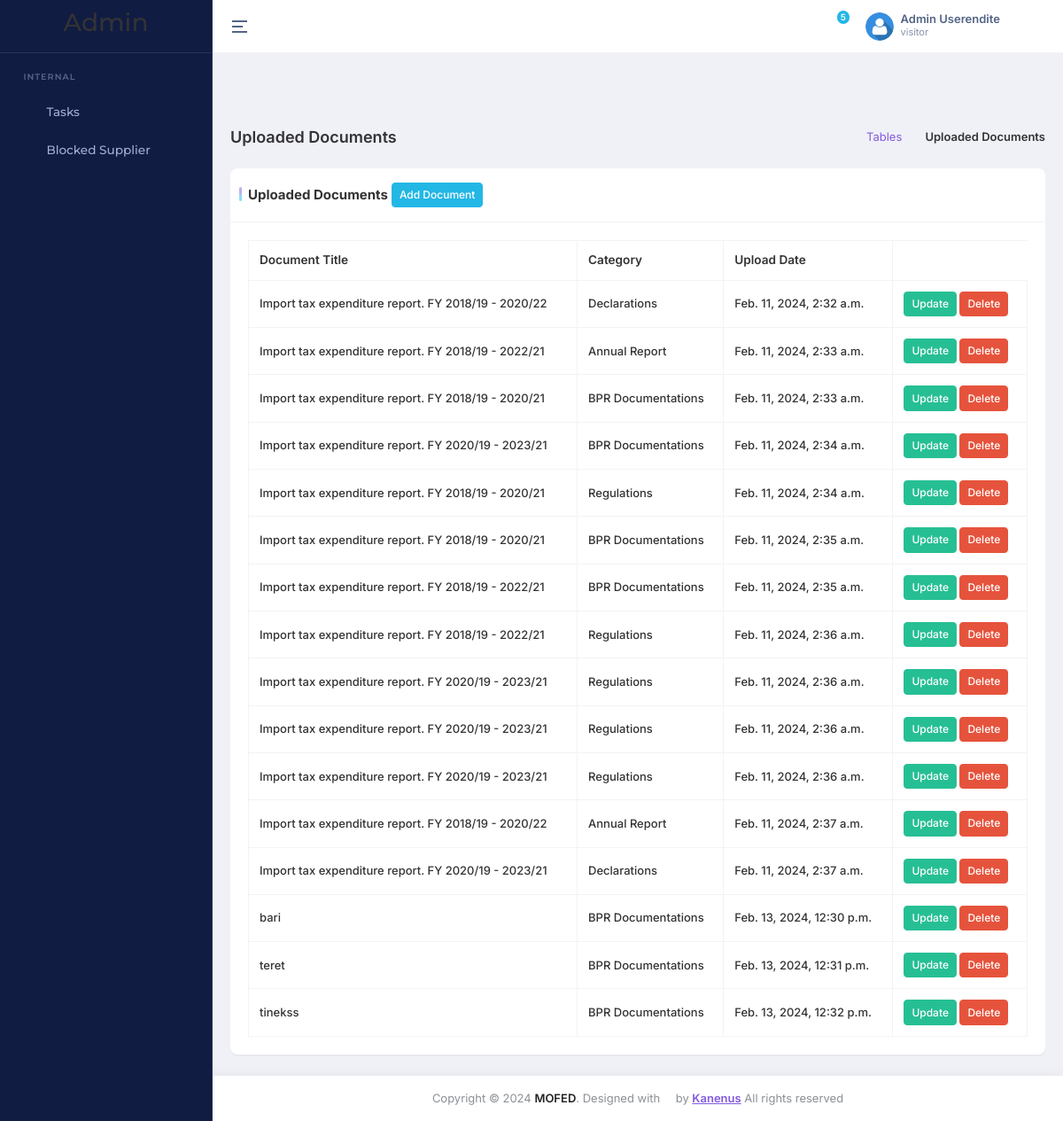
The page /documents/document_view/ (signed in) on the database its author committed.
### accounts/models.py (models this page shows)
class UserProfile(AbstractBaseUser, PermissionsMixin):
    email = models.EmailField(unique=True)
    first_name = models.CharField(('first name'), max_length=150, blank=True)
    last_name = models.CharField(('last name'), max_length=150, blank=True)
    role = models.CharField(max_length=20, choices=USER_ROLES, default='visitor')
    profile_pic = models.ImageField(upload_to='profile_pics/', null=True, blank=True)
    phonenumber = models.CharField(max_length=15, null=True, blank=True)
    groups = models.ManyToManyField(Group, blank=True, related_name='user_profiles')
    user_permissions = models.ManyToManyField(
        Permission, blank=True, related_name='user_profiles_permissions'
    )
    is_active = models.BooleanField(default=False)
    is_staff = models.BooleanField(default=False)
    is_superuser = models.BooleanField(default=False)
    status = models.CharField(max_length=100, choices=STATUS, default='Pending')
    created_date = models.DateTimeField(auto_now_add=True, editable=False)
    date_joined = models.DateTimeField(('date joined'), default=timezone.now)
    objects = MyUserManager()
    USERNAME_FIELD = 'email'
    REQUIRED_FIELDS = ['first_name', 'last_name'] # will appear at py manage.py createsuperuser thingy
    class Meta:
        ordering = ('-id',)

### documents/models.py (models this page shows, shortened)
class Document(models.Model):
    CATEGORY_CHOICES = (
        ('BPR Documentations', 'BPR Documentations'),
        ('Regulations', 'Regulations'),
        ('Declarations', 'Declarations'),
        ('Annual Report', 'Annual Report'),
        ('Other', 'Other'),
    )
    title = models.CharField(max_length=100)
    category = models.CharField(max_length=200, choices=CATEGORY_CHOICES, default='OTH')
    description = models.TextField()
    upload_date = models.DateTimeField(auto_now_add=True)
    file = models.FileField(upload_to='documents/')

### documents/views.py (the view)
# urls.py: path('document_view/', document_view, name='document_view'),
def document_view(request):
    documents = Document.objects.all()
    return render(request, 'document_view.html', {'documents': documents})

### core/context_processors.py (called while the page is built)
def recent_news_mega(request):
    recent_news = NewsArticle.objects.order_by('-created_at')
    recent_news  = recent_news[:4] if recent_news else recent_news
    return {'recent_news_mega':recent_news}

def stgs(request):
    contact_info = ContactInfo.objects.first()
    quick_links = QuickLink.objects.all()
    pages = Pages.objects.first()
    return {
        'contact_info': contact_info,  # Include footer data in context
        'quick_links': quick_links,  # Include footer data in context
        'stg':Settings.objects.first(),
        'pages': pages
    }

### documents/templates/document_view.html (shortened to what this page needs)
{% extends 'base_new_admin.html' %}
{% load static %}
{% block main %}
    <div class="main-content app-content">
        <div class="container-fluid">
            <div class="d-md-flex d-block align-items-center justify-content-between my-4 page-header-breadcrumb">
                <h1 class="page-title fw-semibold fs-18 mb-0">Uploaded Documents</h1>
                <div class="ms-md-1 ms-0">
                    <nav>
                        <ol class="breadcrumb mb-0">
                            <li class="breadcrumb-item"><a href="javascript:void(0);">Tables</a></li>
                            <li class="breadcrumb-item active" aria-current="page">Uploaded Documents</li>
                        </ol>
                    </nav>
                </div>
            </div>
            <div class="row">
                <div class="col-xl-12">
                    <div class="card custom-card">
                        <div class="card-header">
                            <div class="card-title">
                                Uploaded Documents
                            </div>
                            <a href="{% url 'add_document' %}" class="btn btn-sm float-end btn-secondary">Add Document</a>
                        </div>
                        <div class="card-body">
                            <div class="table-responsive">
                                <table id="datatable-basic" class="table table-bordered text-nowrap w-100 datatable">
                                    <thead>
                                        <tr>
                                            <th>Document Title</th>
                                            <th>Category</th>
                                            <th>Upload Date</th>
                                        </tr>
                                    </thead>
                                    <tbody>
                                        {% for document in documents %}
                                        <tr>
                                            <td>{{ document.title }}</td>
                                            <td>{{ document.category }}</td>
                                            <td>{{ document.upload_date }}</td>
                                            <td>
                                                <a href="{% url 'update_document' document_id=document.id %}" class="btn btn-success btn-sm">Update</a>
                                                <form action="{% url 'delete_document' document_id=document.id %}" method="post" style="display: inline;">
                                                    <button class="btn btn-danger btn-sm" onclick="confirmconfirmDelete('{{ document.id }}')">Delete</button>
                                                </form>
                                            </td>
                                        </tr>
                                        {% endfor %}
                                    </tbody>
                                </table>
                            </div>
                        </div>
                    </div>
                </div>
            </div>
        </div>
    </div>
{% endblock %}

### task_manager/templates/base_new_admin.html (shortened to what this page needs)
{% load static %}
{% load menu_tags %}
{% load static cms_tags sekizai_tags  %}
<!DOCTYPE html>
<html lang="en" dir="ltr" data-nav-layout="vertical" data-theme-mode="light" data-header-styles="light" data-menu-styles="dark" data-toggled="close">
<head>
    <link id="style" href="{% static 'dashboard/libs/bootstrap/css/bootstrap.min.css' %}" rel="stylesheet" >
    <link href="{% static 'dashboard/css/styles.min.css' %}" rel="stylesheet" >
    <link href="{% static 'dashboard/css/icons.css' %}" rel="stylesheet" >
    <link href="{% static 'dashboard/libs/node-waves/waves.min.css' %}" rel="stylesheet" >
    <link href="{% static 'dashboard/libs/simplebar/simplebar.min.css' %}" rel="stylesheet" >
    <link rel="stylesheet" href="{% static 'dashboard/libs/flatpickr/flatpickr.min.css' %}">
    <link rel="stylesheet" href="{% static 'dashboard/libs/@simonwep/pickr/themes/nano.min.css' %}">
    <link rel="stylesheet" href="{% static 'dashboard/libs/jsvectormap/css/jsvectormap.min.css' %}">
    <link rel="stylesheet" href="{% static 'dashboard/libs/swiper/swiper-bundle.min.css' %}">
    <link rel="stylesheet" href="{% static 'dashboard/libs/choices.js/public/assets/styles/choices.min.css' %}">
</head>
<body>
    <div class="page">
        <header class="app-header" style="position: relative;">
            <div class="main-header-container container-fluid">
                <div class="header-content-left">
                    <div class="header-element">
                        <a aria-label="Hide Sidebar" class="sidemenu-toggle header-link animated-arrow hor-toggle horizontal-navtoggle" data-bs-toggle="sidebar" href="javascript:void(0);"><span></span></a>
                    </div>
                </div>
                <div class="header-content-right">
                    <div class="header-element header-theme-mode">
                        <a href="javascript:void(0);" class="header-link layout-setting">
                            <span class="light-layout">
                            <i class="bx bx-moon header-link-icon"></i>
                            </span>
                        </a>
                    </div>
                    <div class="header-element notifications-dropdown">
                        <a href="javascript:void(0);" class="header-link dropdown-toggle" data-bs-toggle="dropdown" data-bs-auto-close="outside" id="messageDropdown" aria-expanded="false">
                            <i class="bx bx-bell header-link-icon"></i>
                            <span class="badge bg-secondary rounded-pill header-icon-badge pulse pulse-secondary" id="notification-icon-badge">5</span>
                        </a>
                    </div>
                    <div class="header-element">
                        <a href="javascript:void(0);" class="header-link dropdown-toggle" id="mainHeaderProfile" data-bs-toggle="dropdown" data-bs-auto-close="outside" aria-expanded="false">
                            <div class="d-flex align-items-center">
                                <div class="me-sm-2 me-0">
                                    {% if user.profile_pic %}
                                    <img src="{{ user.profile_pic.url }}"  alt="img" width="32" height="32" class="rounded-circle">
                                    {% else %}
                                    <img src="{% static 'front/imgs/team/user.png' %}"  alt="img" width="32" height="32" class="rounded-circle">
                                    {% endif %}
                                </div>
                                <div class="d-sm-block d-none">
                                    <p class="fw-semibold mb-0 lh-1">{{user.first_name}}</p>
                                    <span class="op-7 fw-normal d-block fs-11">{{user.role}}</span>
                                </div>
                            </div>
                        </a>
                    </div>
                    <div class="header-element">
                        <a href="javascript:void(0);" class="header-link switcher-icon" data-bs-toggle="offcanvas" data-bs-target="#switcher-canvas">
                            <i class="bx bx-cog header-link-icon"></i>
                        </a>
                    </div>
                </div>
            </div>
        </header>
        <aside class="app-sidebar sticky" id="sidebar">
            <div class="main-sidebar-header">
                <a href="" class="header-logo">
                    <h3>Admin </h3>
                </a>
            </div>
            <div class="main-sidebar" id="sidebar-scroll">
                <nav class="main-menu-container nav nav-pills flex-column sub-open">
                    <ul class="main-menu">
                        <li class="slide__category"><span class="category-name">Internal</span></li>
                        <li class="slide has-sub">
                            <a href="javascript:void(0);" class="side-menu__item">
                                <i class="bx bx-task side-menu__icon"></i>
                                <span class="side-menu__label">Tasks</span>
                                <i class="fe fe-chevron-right side-menu__angle"></i>
                            </a>
                        </li>
                        <li class="slide">
                            <a href="{% url 'supplier_list' %}" class="side-menu__item">
                                <i class="bx bx-block side-menu__icon"></i>
                                <span class="side-menu__label">Blocked Supplier</span>
                            </a>
                        </li>
                    </ul>
                </nav>
            </div>
        </aside>
        {% block main%}{% endblock %}
        <footer class="footer mt-auto py-3 bg-white text-center">
            <div class="container">
                <span class="text-muted"> Copyright © <span id="year"></span> <a
                        href="javascript:void(0);" class="text-dark fw-semibold">MOFED</a>.
                    Designed with <span class="bi bi-heart-fill text-danger"></span> by <a href="javascript:void(0);">
                        <span class="fw-semibold text-primary text-decoration-underline">Kanenus</span>
                    </a> All
                    rights
                    reserved
                </span>
            </div>
        </footer>
    </div>
</body>
</html>

### rows shown on the page
UserProfile: first_name "Admin Userendite", role "visitor"
Document: title "Import tax expenditure report. FY 2018/19 - 2020/22", category "Declarations", upload_date "Feb. 11, 2024, 2:32 a.m."
Document: title "Import tax expenditure report. FY 2018/19 - 2022/21", category "Annual Report", upload_date "Feb. 11, 2024, 2:33 a.m."
Document: title "Import tax expenditure report. FY 2018/19 - 2020/21", category "BPR Documentations", upload_date "Feb. 11, 2024, 2:33 a.m."
Document: title "Import tax expenditure report. FY 2020/19 - 2023/21", category "BPR Documentations", upload_date "Feb. 11, 2024, 2:34 a.m."
Document: title "Import tax expenditure report. FY 2018/19 - 2020/21", category "Regulations", upload_date "Feb. 11, 2024, 2:34 a.m."
Document: title "Import tax expenditure report. FY 2018/19 - 2020/21", category "BPR Documentations", upload_date "Feb. 11, 2024, 2:35 a.m."
Document: title "Import tax expenditure report. FY 2018/19 - 2022/21", category "BPR Documentations", upload_date "Feb. 11, 2024, 2:35 a.m."
Document: title "Import tax expenditure report. FY 2018/19 - 2022/21", category "Regulations", upload_date "Feb. 11, 2024, 2:36 a.m."
Document: title "Import tax expenditure report. FY 2020/19 - 2023/21", category "Regulations", upload_date "Feb. 11, 2024, 2:36 a.m."
Document: title "Import tax expenditure report. FY 2020/19 - 2023/21", category "Regulations", upload_date "Feb. 11, 2024, 2:36 a.m."
Document: title "Import tax expenditure report. FY 2020/19 - 2023/21", category "Regulations", upload_date "Feb. 11, 2024, 2:36 a.m."
Document: title "Import tax expenditure report. FY 2018/19 - 2020/22", category "Annual Report", upload_date "Feb. 11, 2024, 2:37 a.m."
Document: title "Import tax expenditure report. FY 2020/19 - 2023/21", category "Declarations", upload_date "Feb. 11, 2024, 2:37 a.m."
Document: title "bari", category "BPR Documentations", upload_date "Feb. 13, 2024, 12:30 p.m."
Document: title "teret", category "BPR Documentations", upload_date "Feb. 13, 2024, 12:31 p.m."
Document: title "tinekss", category "BPR Documentations", upload_date "Feb. 13, 2024, 12:32 p.m."
